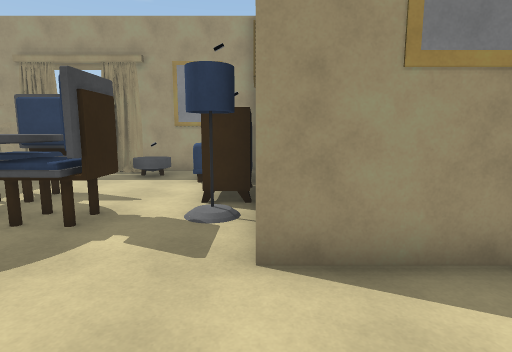
View 1 (above)

17 first-person views from a walk through a 3-D level made in the Unity game engine. The camera is 1.5 m above the floor, tilts 8° down and sees 80° across. The floor is counted in squares, 1 m on a side. Each view is taken from the middle of a square. On the plan, view 1 faces up. The plan holds only what a view shows up to about 15 squares ahead; the rest is blank. The place goes on beyond the plan. Some animated figures are not drawn.

View 2
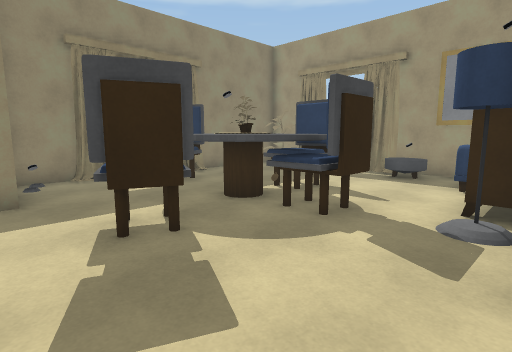

View 3
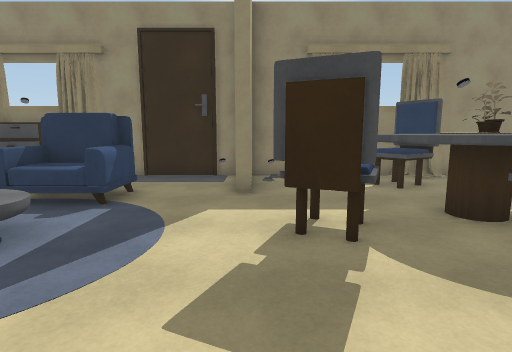

View 4
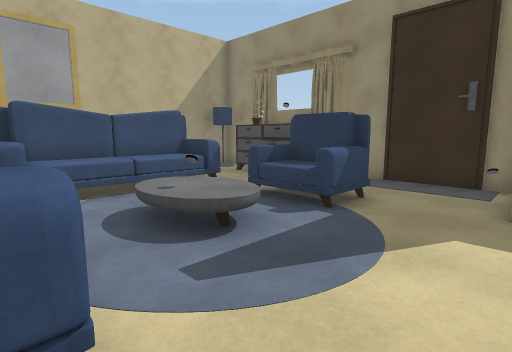

View 5
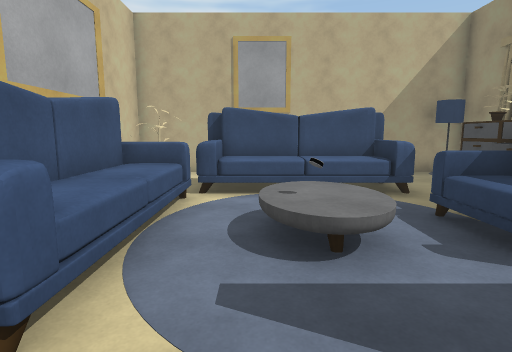

View 6
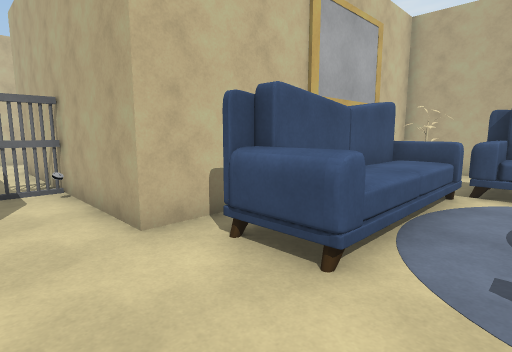

View 7
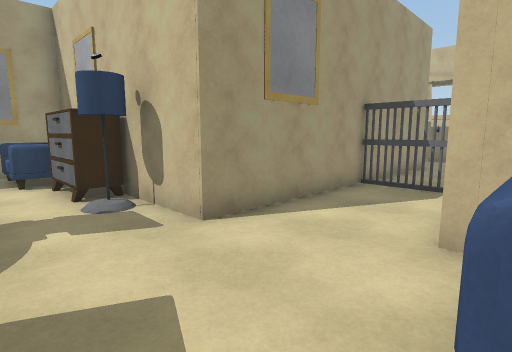

View 8
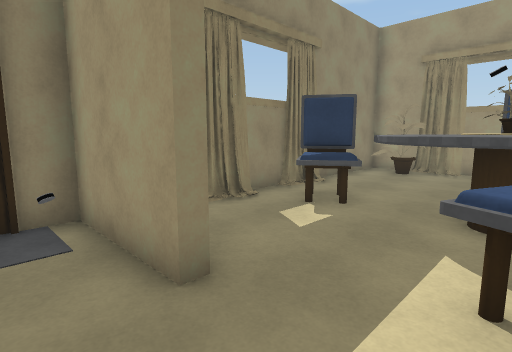

View 9
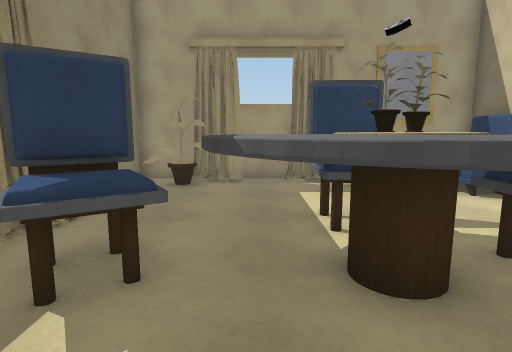

View 10
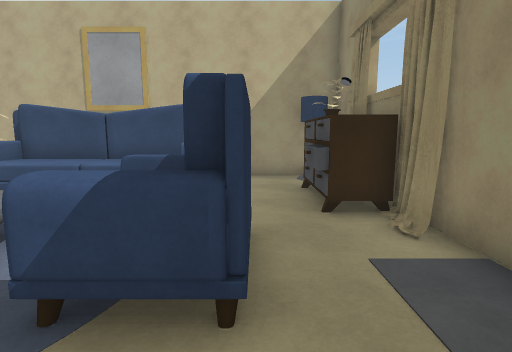

View 11
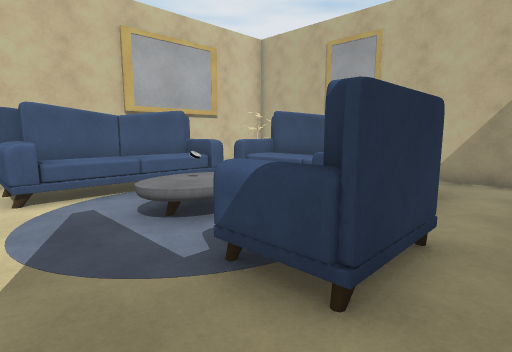

View 12
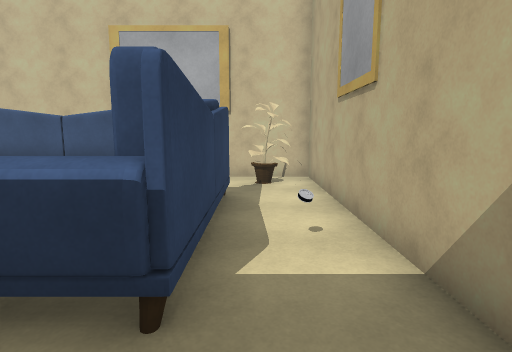

View 13
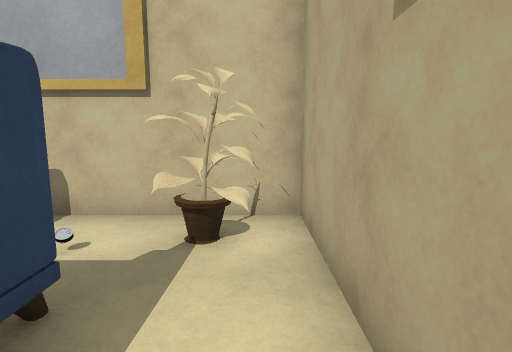

View 14
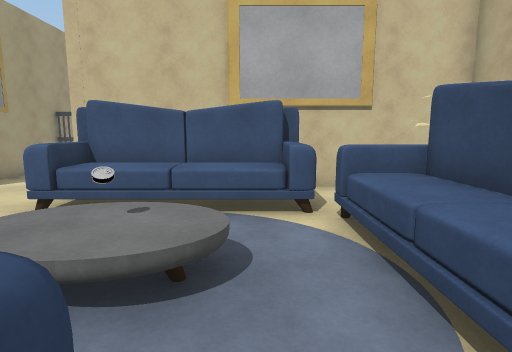

View 15
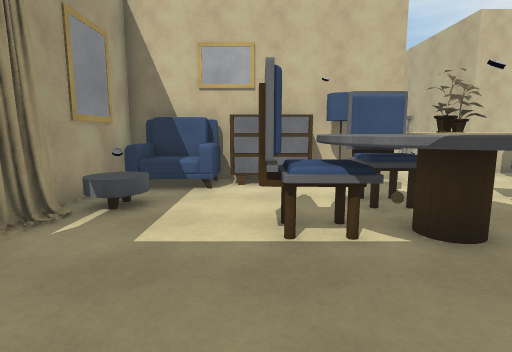

View 16
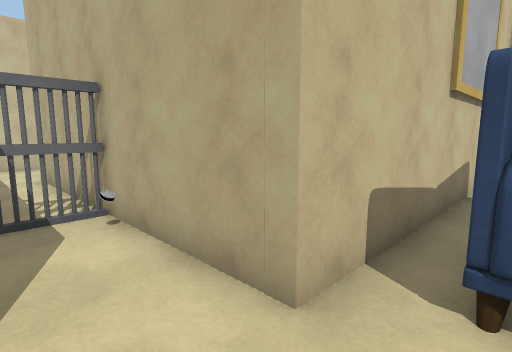

View 17
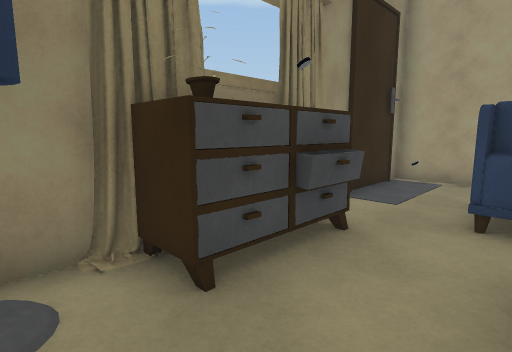

### Floor plan
Points are (right, up) in squares from view 1. A wall is a line through its corners. A room is listed if a view was taken in it or the views show most of it. See-through windows are left out.
Room 1 (views 1, 2, 3, 4, 5, 6, 7, 8, 9, 10, 11, 12, 13, 14, 15, 16, 17)
walls: (-7.6, 0.9) (-7.6, 0.5) (-10.8, 0.5) (-10.8, -6.2); (-10.8, 2.9) (-10.8, 0.9); (0, 8.8) (0, 9.2); (-10.8, -8.8) (-10.8, -10.8) (1.5, -10.8) (1.5, 0) (4.5, 0); (5.7, 0.4) (6, 2.1) (5.8, 2.4); (5.8, 0) (5.8, 3.2); (5.7, 1.5) (6, 2.1); (5.9, 0.3) (5.7, 2) (6, 2.7) (5.8, 3.2); (6, 0.9) (5.8, 1.2) (6, 1.4); (5.9, 1.9) (5.7, 3.2); (6, 3.3) (0, 3.3) (0, 6.9); (-9, 12.1) (-10.8, 12.1) (-10.8, 4.5); (0, 12.1) (-7.5, 12.1)
ways out: gap at (6, 1)
objects: lamp (-10, -10); curtain (-10, -8) to (-10, -7); curtain (-10, -6); other object (-10, 0); curtain (-10, 4); curtain (-10, 6); other object (-10, 10) to (-9, 11); other object (-9, -8) to (-9, -6); chair (-9, 4) to (-8, 6); sofa (-8, -4) to (-6, -2); curtain (-8, 11) to (-8, 12); sofa (-7, -8) to (-2, -7); other object (-7, 3) to (-4, 6); chair (-6, 1) to (-4, 3); chair (-6, 7) to (-5, 8); other object (-5, -10); other object (-5, -5) to (-3, -2); other object (-4, -3); chair (-4, 5) to (-3, 6); other object (-4, 10) to (-3, 11); other object (-4, 11); sofa (-2, 9) to (-1, 11); other object (-1, -10) to (1, -9); sofa (-1, -6) to (0, -1); lamp (-1, 5); other object (-1, 6) to (-1, 8)

Where each view was taken, in squares from view 1:
view 1: 0 up, 0 right, facing up
view 2: 0 up, 0 right, facing up-left
view 3: 1 up, 0 right, facing left
view 4: 1 up, 1 left, facing down-left
view 5: 1 up, 3 left, facing down
view 6: 2 up, 3 left, facing down-right
view 7: 1 down, 3 left, facing up-right
view 8: 1 down, 5 left, facing up-left
view 9: 2 up, 7 left, facing up
view 10: 0 up, 8 left, facing down
view 11: 0 up, 9 left, facing down-right
view 12: 9 down, 9 left, facing right
view 13: 10 down, 4 left, facing right
view 14: 5 down, 7 left, facing right
view 15: 8 up, 10 left, facing right
view 16: 2 up, 0 right, facing down-right
view 17: 10 down, 7 left, facing up-left
